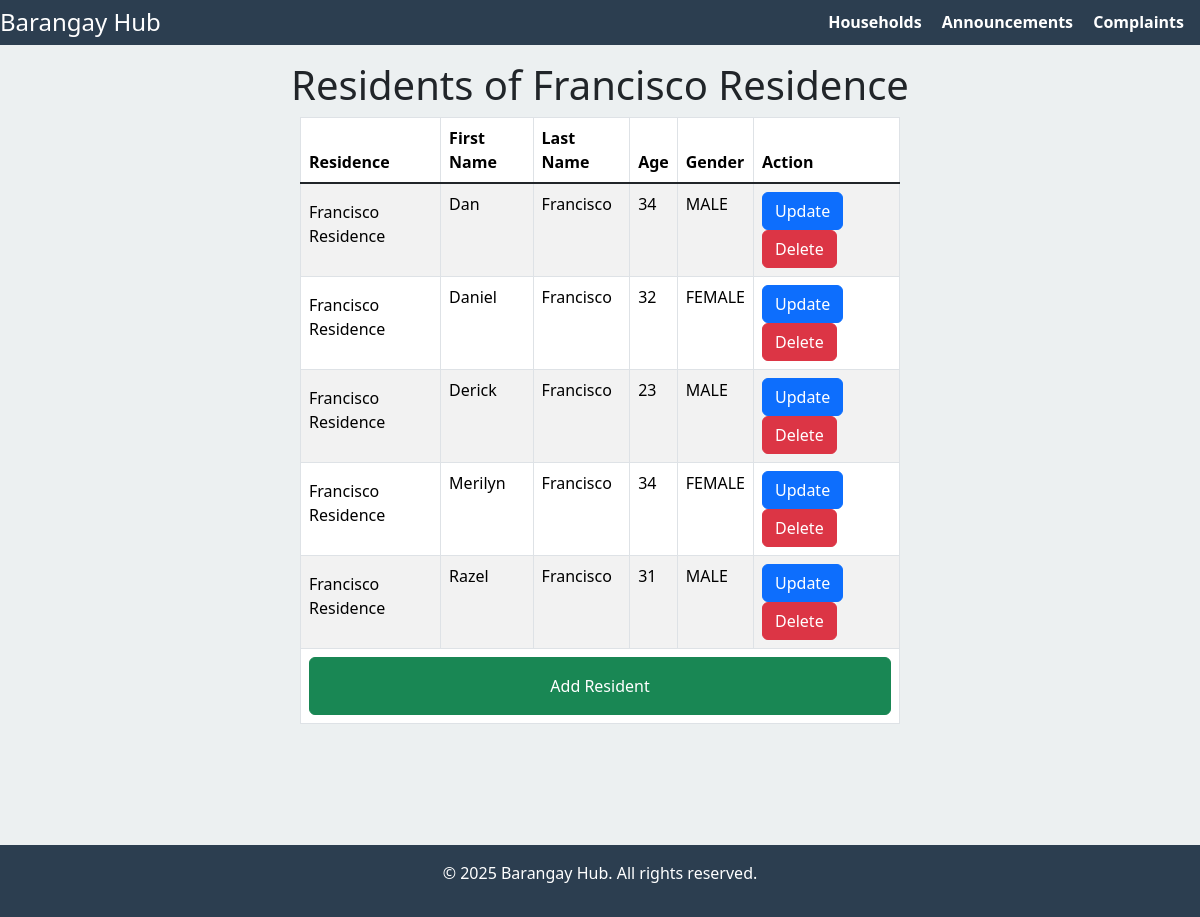
The app's page /households/2/residents/ with its own data.
### app/models.py (models this page shows, shortened)
class Household(models.Model):
    name = models.CharField(max_length=100)
    address = models.TextField()
    def __str__(self):
        return self.name

class Resident(models.Model):
    household = models.ForeignKey(Household, on_delete=models.CASCADE, related_name='residents')
    first_name = models.CharField(max_length=50)
    last_name = models.CharField(max_length=50)
    age = models.IntegerField()
    gender = models.CharField(max_length=20, choices=
        [('MALE', 'Male'),
         ('FEMALE', 'Female')],
         default='PENDING')

### app/views.py (the view)
# urls.py: path('households/<int:household_id>/residents/', HouseHoldResidentsListView.as_view(), name='household-residents'),
class HouseHoldResidentsListView(ListView):
    model = Resident
    context_object_name = 'residents'
    template_name = 'app/HouseholdResidents.html'
    def get_queryset(self):
        household_id = self.kwargs.get('household_id')
        return Resident.objects.filter(household_id=household_id)
    def get_context_data(self, **kwargs):
        context = super().get_context_data(**kwargs)
        context['household'] = Household.objects.get(pk=self.kwargs.get('household_id'))
        return context

### app/templates/app/HouseholdResidents.html
{% extends 'app/base.html'%}
{% load static %}
{% block content %}
    <h1 class="text-center mx-1">Residents of {{ household.name }}</h1>
    <div class="w-100 d-flex justify-content-center ">
        <table class="table table-striped w-50 table-bordered border-2">
          <thead>
            <tr>
              <th scope="col">Residence</th>
              <th scope="col">First Name</th>
              <th scope="col">Last Name</th>
              <th scope="col">Age</th>
                <th scope="col">Gender</th>
              <th scope="col">Action</th>
            </tr>
          </thead>
          <tbody class="table-group-divider">
            {% for resident in residents %}
            <tr>
              <td class="py-3">{{resident.household}}</td>
              <td>{{resident.first_name}}</td>
              <td>{{resident.last_name}}</td>
                <td>{{resident.age}}</td>
                <td>{{resident.gender}}</td>
              <td>
                <a href="{% url 'resident_update' household.pk resident.pk %}" class="btn btn-primary">Update</a>
                <a href="{% url 'resident_delete' household.pk resident.pk %}" class="btn btn-danger">Delete</a>
              </td>
            </tr>
            {% endfor %}
            <tfooter class="h-10">
            <tr>
              <td colspan="6">
                  <a href="{% url 'resident-create' household.pk %}" class="btn btn-success w-100 h-100 py-3">Add Resident</a>
              </td>
            </tr>
            </tfooter>
          </tbody>
        </table>
    </div>
{% endblock content %}

### static/css/base.css (style rules this page uses)
body { font-family: Arial, sans-serif; margin: 0; padding: 0; background-color: #f9f9f9; overflow-x: hidden; }

### records on screen
Household: name "Francisco Residence"
Resident: household "Francisco Residence", first_name "Dan", last_name "Francisco", age "34", gender "MALE"
Resident: household "Francisco Residence", first_name "Daniel", last_name "Francisco", age "32", gender "FEMALE"
Resident: household "Francisco Residence", first_name "Derick", last_name "Francisco", age "23", gender "MALE"
Resident: household "Francisco Residence", first_name "Merilyn", last_name "Francisco", age "34", gender "FEMALE"
Resident: household "Francisco Residence", first_name "Razel", last_name "Francisco", age "31", gender "MALE"
